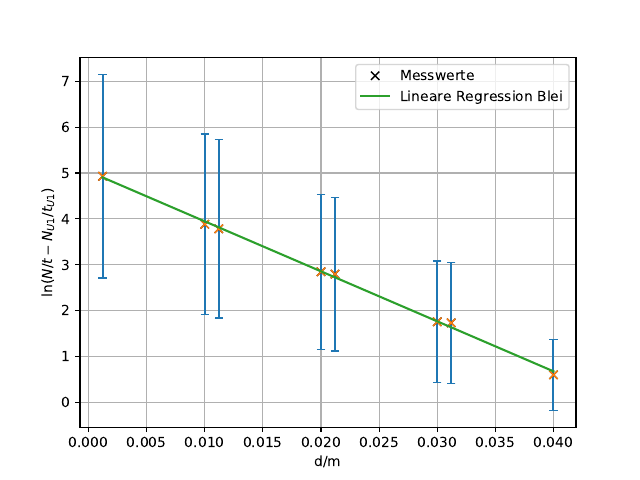

Recreate this plot in Python.

import numpy as np
import sympy
import matplotlib.pyplot as plt
from scipy.optimize import curve_fit
from pylab import figure, axes, pie, title, show

print('pb')
print('Steigung','Y-Achsenabschnitt')
x, y = np.loadtxt('pb1.txt', unpack=True,delimiter=',')
T=np.sqrt(y)
plt.plot(x, y, "kx", label="Messwerte")
plt.errorbar(x, y, yerr=T, fmt="none", capsize=3, capthick=1, ms=9, markerfacecolor="red")


def f(x,a,b):
    return a*x+b
popt, pcov = curve_fit(f, x, y)
print(popt)
print(pcov)

x_new = np.linspace(x[0], x[-1], 500)



plt.figure(1)
plt.plot(x,y,'x')
plt.plot(x_new,f(x_new,*popt),'-', label='Lineare Regression Blei')
plt.xlabel('d/m')
plt.ylabel('$\ln(N/t-N_{U1}/t_{U1}$)')
plt.grid()
plt.legend()




plt.savefig('pb.pdf')
print ('Fertig')
